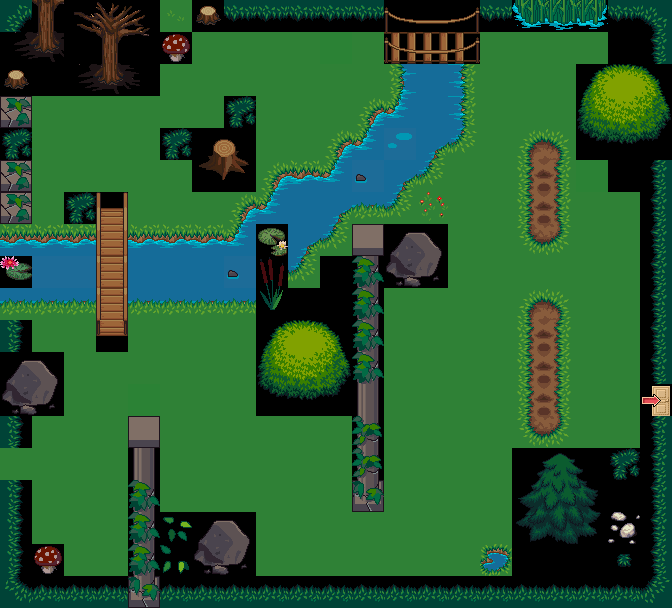

Below is a game level as drawn by its tile map, then a one-line description and the .tmx file that defines it, in full:
An orthogonal 21x19 tile map with 32x32 px tiles, 1 tile layer (Слой тайлов 1), 4 tilesets.

<map version="1.9" tiledversion="1.9.2" orientation="orthogonal" renderorder="right-down" width="21" height="19" tilewidth="32" tileheight="32" infinite="0" nextlayerid="4" nextobjectid="1">
 <tileset firstgid="1" source="icon_58.tsx" />
 <tileset firstgid="2" source="terrain_atlas.tsx" />
 <tileset firstgid="1026" source="obj_misk_atlas.tsx" />
 <tileset firstgid="2050" source="base_out_atlas.tsx" />
 <layer id="1" name="Слой тайлов 1" width="21" height="19">
  <data encoding="csv">
777,1075,1042,1043,1044,185,601,905,905,905,905,905,629,630,631,905,490,491,492,905,778,
1106,1107,0,1075,1076,1020,2168,2168,2168,2168,802,2168,661,662,663,2168,2168,2168,2168,0,872,
601,0,1106,1107,1108,2168,2168,2168,2168,2168,2168,2168,392,396,394,2168,2168,2168,410,411,412,
468,2168,2168,2168,2168,2168,2168,776,2168,2168,2168,360,330,393,394,2168,2168,2168,442,443,444,
776,2168,2168,2168,2168,776,398,399,2168,2168,360,330,455,297,426,2168,551,553,474,475,476,
468,2168,2168,2168,2168,2168,430,431,360,361,330,456,297,426,2168,2168,583,585,802,0,872,
468,2168,776,592,2168,2168,2168,360,330,393,297,425,426,376,2168,2168,583,585,2168,2168,872,
361,361,361,624,361,361,361,330,968,297,426,400,404,405,2168,2168,615,617,2168,2168,872,
1000,458,458,624,393,393,393,456,956,426,0,467,436,437,2168,2168,2168,2168,2168,2168,872,
425,425,425,624,425,425,425,425,988,0,0,467,2168,2168,2168,2168,551,553,2168,2168,872,
874,2168,2168,656,2168,2168,2168,2168,410,411,412,467,2168,2360,2168,2168,583,585,2168,2168,872,
404,405,2168,2168,2168,2168,2168,2168,442,443,444,467,2168,2168,2168,2168,583,585,2168,2168,872,
436,437,2168,2168,802,2168,2168,2168,474,475,476,432,2168,2168,2168,2168,583,585,2168,2168,1,
874,2168,2168,2168,400,2168,2168,2168,2168,2168,2168,438,2168,2168,2168,2168,615,617,2168,2168,872,
2168,2168,2168,2168,432,2168,2168,2168,2168,2168,2168,438,2168,2168,2168,2168,506,507,508,776,872,
874,2168,2168,2168,467,2168,2168,2168,2168,2168,2168,470,2168,2168,2168,2168,538,539,540,0,872,
874,2168,2168,2168,467,463,404,405,2168,2168,2168,2168,2168,2168,2168,2168,570,571,572,498,872,
874,1020,2360,2168,467,495,436,437,2168,2168,2168,2168,2168,2360,2360,2423,0,0,0,808,872,
809,841,841,841,470,841,841,841,841,841,841,841,841,841,841,841,841,841,841,841,810
</data>
 </layer>
</map>
